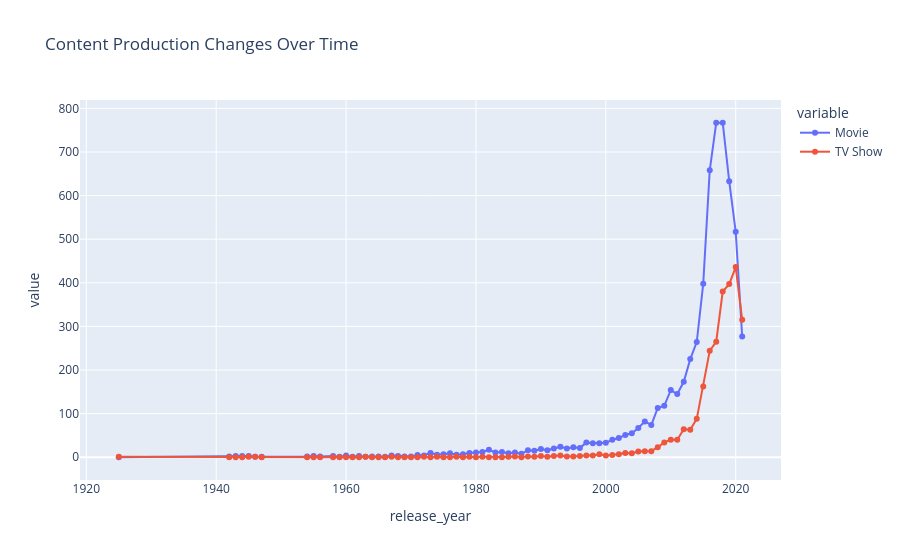

Here is the notebook cell this chart was saved with:
### Code cell
content_production_changed_over_time = df.groupby('release_year')['type'].value_counts().unstack().fillna(0)
print(f"Content Production Changes Over Time:\n{content_production_changed_over_time}")
fig=px.line(content_production_changed_over_time, x=content_production_changed_over_time.index, y=['Movie', 'TV Show'],
                title='Content Production Changes Over Time')
fig.update_traces(mode='lines+markers')
fig.show()

### Figure 1 — Plotly figure (JSON) as saved in the notebook; plotly's stock layout.template omitted (floating-point values rounded to 4 significant figures)
{"data": [{"hovertemplate": "variable=Movie<br>release_year=%{x}<br>value=%{y}<extra></extra>", "legendgroup": "Movie", "line": {"color": "#636efa", "dash": "solid"}, "marker": {"symbol": "circle"}, "mode": "lines+markers", "name": "Movie", "orientation": "v", "showlegend": true, "type": "scatter", "x": [1925, 1942, 1943, 1944, 1945, 1946, 1947, 1954, 1955, 1956, 1958, 1959, 1960, 1961, 1962, 1963, 1964, 1965, 1966, 1967, 1968, 1969, 1970, 1971, 1972, 1973, 1974, 1975, 1976, 1977, 1978, 1979, 1980, 1981, 1982, 1983, 1984, 1985, 1986, 1987, 1988, 1989, 1990, 1991, 1992, 1993, 1994, 1995, 1996, 1997, 1998, 1999, 2000, 2001, 2002, 2003, 2004, 2005, 2006, 2007, 2008, 2009, 2010, 2011, 2012, 2013, 2014, 2015, 2016, 2017, 2018, 2019, 2020, 2021], "xaxis": "x", "y": [0.0, 2.0, 3.0, 3.0, 3.0, 1.0, 1.0, 2.0, 3.0, 2.0, 3.0, 1.0, 4.0, 1.0, 3.0, 1.0, 2.0, 2.0, 1.0, 4.0, 3.0, 2.0, 2.0, 5.0, 4.0, 10.0, 6.0, 7.0, 9.0, 6.0, 7.0, 10.0, 11.0, 12.0, 17.0, 11.0, 12.0, 9.0, 11.0, 8.0, 16.0, 15.0, 19.0, 16.0, 20.0, 24.0, 20.0, 23.0, 21.0, 34.0, 32.0, 32.0, 33.0, 40.0, 44.0, 51.0, 55.0, 67.0, 82.0, 74.0, 113.0, 118.0, 154.0, 145.0, 173.0, 225.0, 264.0, 398.0, 658.0, 767.0, 767.0, 633.0, 517.0, 277.0], "yaxis": "y"}, {"hovertemplate": "variable=TV Show<br>release_year=%{x}<br>value=%{y}<extra></extra>", "legendgroup": "TV Show", "line": {"color": "#EF553B", "dash": "solid"}, "marker": {"symbol": "circle"}, "mode": "lines+markers", "name": "TV Show", "orientation": "v", "showlegend": true, "type": "scatter", "x": [1925, 1942, 1943, 1944, 1945, 1946, 1947, 1954, 1955, 1956, 1958, 1959, 1960, 1961, 1962, 1963, 1964, 1965, 1966, 1967, 1968, 1969, 1970, 1971, 1972, 1973, 1974, 1975, 1976, 1977, 1978, 1979, 1980, 1981, 1982, 1983, 1984, 1985, 1986, 1987, 1988, 1989, 1990, 1991, 1992, 1993, 1994, 1995, 1996, 1997, 1998, 1999, 2000, 2001, 2002, 2003, 2004, 2005, 2006, 2007, 2008, 2009, 2010, 2011, 2012, 2013, 2014, 2015, 2016, 2017, 2018, 2019, 2020, 2021], "xaxis": "x", "y": [1.0, 0.0, 0.0, 0.0, 1.0, 1.0, 0.0, 0.0, 0.0, 0.0, 0.0, 0.0, 0.0, 0.0, 0.0, 1.0, 0.0, 0.0, 0.0, 1.0, 0.0, 0.0, 0.0, 0.0, 1.0, 0.0, 1.0, 0.0, 0.0, 1.0, 0.0, 1.0, 0.0, 1.0, 0.0, 0.0, 0.0, 1.0, 2.0, 0.0, 2.0, 1.0, 3.0, 1.0, 3.0, 4.0, 2.0, 2.0, 3.0, 4.0, 4.0, 7.0, 4.0, 5.0, 7.0, 10.0, 9.0, 13.0, 14.0, 14.0, 23.0, 34.0, 40.0, 40.0, 64.0, 63.0, 88.0, 162.0, 244.0, 265.0, 380.0, 397.0, 436.0, 315.0], "yaxis": "y"}], "layout": {"legend": {"title": {"text": "variable"}, "tracegroupgap": 0}, "title": {"text": "Content Production Changes Over Time"}, "xaxis": {"anchor": "y", "domain": [0, 1], "title": {"text": "release_year"}}, "yaxis": {"anchor": "x", "domain": [0, 1], "title": {"text": "value"}}}}
